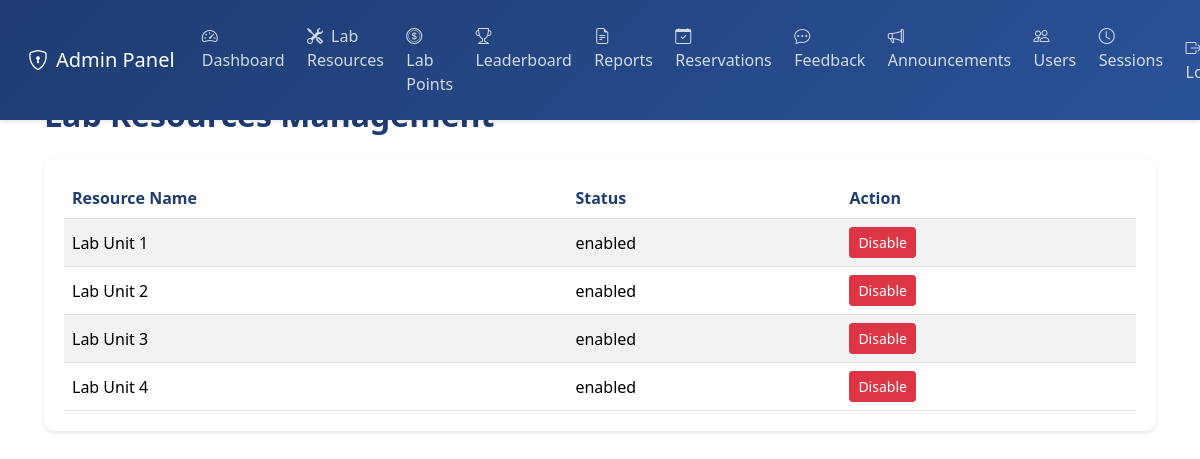
The page /admin/lab_resources (signed in) on the database its author committed.
### tables this page shows
CREATE TABLE lab_resources (
                id INTEGER PRIMARY KEY AUTOINCREMENT,
                name TEXT NOT NULL,
                status TEXT DEFAULT 'enabled',
                created_at TIMESTAMP DEFAULT CURRENT_TIMESTAMP
            );

### app.py (the view)
    def decorated_function(*args, **kwargs):
        print("==== ADMIN REQUIRED DECORATOR ====")
        print("Current session:", session)
        print("'admin' in session:", 'admin' in session)
        if 'admin' in session:
            print("session['admin'] value:", session['admin'])
        if 'user' in session:
            print("User in session:", session['user'])
            if 'is_admin' in session['user']:
                print("user['is_admin'] value:", session['user']['is_admin'])
        if "admin" not in session or not session["admin"]:
            print("Admin authentication failed, redirecting to login")
            flash("Please login as admin first.", "error")
            return redirect(url_for("login_page"))
        print("Admin authentication successful")
        return f(*args, **kwargs)

### app.py (called while the page is built)
@app.route("/admin/lab_resources")
@admin_required
def admin_lab_resources():
    conn = sqlite3.connect('users.db')
    conn.row_factory = sqlite3.Row
    cur = conn.cursor()
    cur.execute("SELECT * FROM lab_resources")
    resources = [dict(row) for row in cur.fetchall()]
    conn.close()
    return render_template("admin_lab_resources.html", resources=resources)

### templates/admin_lab_resources.html (shortened to what this page needs)
<!DOCTYPE html>
<html lang="en">
<head>
    <link href="https://cdn.jsdelivr.net/npm/bootstrap@5.3.2/dist/css/bootstrap.min.css" rel="stylesheet">
    <link rel="stylesheet" href="https://cdn.jsdelivr.net/npm/bootstrap-icons@1.11.1/font/bootstrap-icons.css">
</head>
<body>
    <nav class="navbar navbar-expand-lg fixed-top">
        <div class="container-fluid">
            <a class="navbar-brand" href="#">
                <i class="bi bi-shield-lock me-2"></i>Admin Panel
            </a>
            <div class="collapse navbar-collapse" id="navbarNav">
                <ul class="navbar-nav me-auto">
                    <li class="nav-item">
                        <a class="nav-link" href="{{ url_for('admin_dashboard') }}">
                            <i class="bi bi-speedometer2"></i>Dashboard
                        </a>
                    </li>
                    <li class="nav-item">
                        <a class="nav-link" href="{{ url_for('admin_lab_resources') }}">
                            <i class="bi bi-tools"></i>Lab Resources
                        </a>
                    </li>
                    <li class="nav-item">
                        <a class="nav-link" href="{{ url_for('admin_lab_points') }}">
                            <i class="bi bi-coin"></i>Lab Points
                        </a>
                    </li>
                    <li class="nav-item">
                        <a class="nav-link" href="{{ url_for('admin_leaderboard') }}">
                            <i class="bi bi-trophy"></i>Leaderboard
                        </a>
                    </li>
                    <li class="nav-item">
                        <a class="nav-link" href="{{ url_for('admin_reports') }}">
                            <i class="bi bi-file-earmark-text"></i>Reports
                        </a>
                    </li>
                    <li class="nav-item">
                        <a class="nav-link" href="{{ url_for('admin_reservations') }}">
                            <i class="bi bi-calendar-check"></i>Reservations
                        </a>
                    </li>
                    <li class="nav-item">
                        <a class="nav-link" href="{{ url_for('admin_feedback') }}">
                            <i class="bi bi-chat-dots"></i>Feedback
                        </a>
                    </li>
                    <li class="nav-item">
                        <a class="nav-link" href="{{ url_for('admin_announcements') }}">
                            <i class="bi bi-megaphone"></i>Announcements
                        </a>
                    </li>
                    <li class="nav-item">
                        <a class="nav-link" href="{{ url_for('admin_users') }}">
                            <i class="bi bi-people"></i>Users
                        </a>
                    </li>
                    <li class="nav-item">
                        <a class="nav-link" href="{{ url_for('admin_sessions') }}">
                            <i class="bi bi-clock"></i>Sessions
                        </a>
                    </li>
                </ul>
                <ul class="navbar-nav">
                    <li class="nav-item">
                        <a class="nav-link text-danger" href="{{ url_for('admin_logout') }}">
                            <i class="bi bi-box-arrow-right"></i>Logout
                        </a>
                    </li>
                </ul>
            </div>
        </div>
    </nav>
    <div class="main-content">
        <div class="container-fluid">
            <h2>Lab Resources Management</h2>
            <div class="resource-card">
                <table class="table table-striped">
                    <thead>
                        <tr>
                            <th>Resource Name</th>
                            <th>Status</th>
                            <th>Action</th>
                        </tr>
                    </thead>
                    <tbody>
                        {% for resource in resources %}
                        <tr>
                            <td>{{ resource.name }}</td>
                            <td>{{ resource.status }}</td>
                            <td>
                                <button class="btn btn-sm btn-toggle" data-id="{{ resource.id }}" data-status="{{ resource.status }}">
                                    {{ 'Disable' if resource.status == 'enabled' else 'Enable' }}
                                </button>
                            </td>
                        </tr>
                        {% endfor %}
                    </tbody>
                </table>
            </div>
        </div>
    </div>
</body>
</html>

### templates/admin_lab_resources.html (style rules this page uses)
.navbar { background: linear-gradient(135deg, #1e3c72 0%, #2a5298 100%); padding: 1rem; box-shadow: 0 2px 4px rgba(0,0,0,0.1); }
.navbar-brand { color: white !important; font-weight: 500; }
.nav-link { color: rgba(255, 255, 255, 0.8) !important; padding: 0.5rem 1rem; margin: 0 0.2rem; border-radius: 8px; transition: all 0.3s; }
.nav-link i { margin-right: 8px; }
.main-content { padding: 2rem; margin-top: 4rem; }
.resource-card { background: white; border-radius: 10px; padding: 20px; box-shadow: 0 2px 4px rgba(0,0,0,0.1); margin-bottom: 20px; transition: all 0.3s; }
.btn-toggle { padding: 0.25rem 0.5rem; font-size: 0.875rem; border-radius: 0.2rem; transition: all 0.3s; }
.btn-toggle[data-status='enabled'] { background-color: #dc3545; border-color: #dc3545; color: white; }
.table { margin-bottom: 0; }
.table th { border-top: none; font-weight: 600; color: #1e3c72; }
.table td { vertical-align: middle; }
h2 { color: #1e3c72; font-weight: 600; margin-bottom: 1.5rem; }

### rows shown on the page
lab_resources: name "Lab Unit 1", status "enabled", status "Disable"
lab_resources: name "Lab Unit 2", status "enabled", status "Disable"
lab_resources: name "Lab Unit 3", status "enabled", status "Disable"
lab_resources: name "Lab Unit 4", status "enabled", status "Disable"
